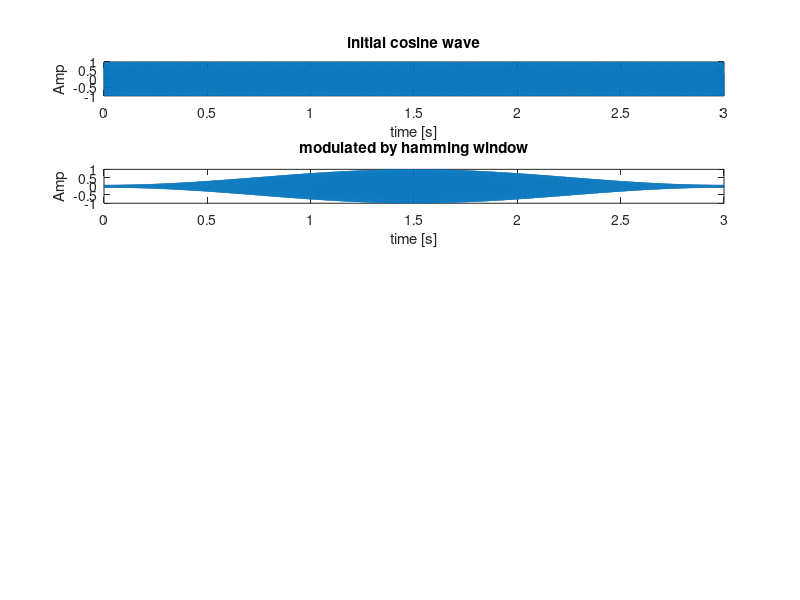

MATLAB code to generate this figure: (Note: this script raises an error after producing the figure.)
%% part 2: Playing with sound in MATLAB


%% (a)
fs = 44100;
t = 0:1/fs:3;


%% (b)
f = 261.6;
xt = cos(2*pi*f*t);


%% (c)
soundsc(xt,fs);

% I tried fs/4,fs/2,fs,fs*2,fs*4. I found that 
% the times of fs means 1/times of times lasting.
% e.g. fs/4 shows 4 times duration of fs.
% and it shows low frequency.


%% (d)
figure 
subplot(511)
plot(t,xt);
hold on
xlabel('time [s]')
ylabel('Amp')
title('initial cosine wave')

% It doesn't sound like a pinao. 
% Because signal amplitudes at all times are the same.


%% (e)
L = length(t);
env = hamming(L);
env = transpose(env);
result = xt .* env;
subplot(512)
plot(t,result)
xlabel('time [s]');
ylabel('Amp')
title('modulated by hamming window');

soundsc(result, fs);

% They sound different. 
% For the latter one, the volumn is not always the same while the former one is.

%% (f)

% I got the modulation method from google.
% reference: https://web.eecs.umich.edu/~fessler/course/100/misc/chowning-73-tso.pdf

aL = 0.5; 
a = find(t==aL);
at = t(1,1:a); 
attack1 = exp(4/aL*at)-1; 
attack1 = attack1 / max(attack1); % to keep amp at max 1

sL=2.3; 
b = find(t==aL+sL);
st=t(1,a+1:b);
sustain1 = ones(1,length(st));

rL = 0.2; 
rt = t(1,b+1:end);
release1 = exp(-4/rL*rt);
release1 = release1/max(release1);

env1 = [attack1, sustain1, release1];
result1 = xt .* env1;

subplot(513)
plot(t,result1)
xlabel('time [s]');
ylabel('Amp')
title('Woodwind');

soundsc(result1, fs);


%% (g)

attack2 = 2*at; 
attack2 = attack2 / max(attack2); 

sustain2 = ones(1,length(st));

release2 = -rt+3;
release2 = release2/max(release2);

env2 = [attack2, sustain2, release2];
result2 = xt .* env2;

subplot(514)
plot(t,result2)
xlabel('time [s]');
ylabel('Amp')
title('String');

soundsc(result2, fs);


%% (h)
%reference: https://blog.landr.com/adsr-envelopes-infographic/
t=0:1/fs:3;

L1 = 0.5; 
c = find(t==L1);
t1 = t(1,1:c); 
attack = sqrt(t1); 
attack = attack / max(attack); 

L2 = 0.5;
d = find(t==L1+L2);
t2 = t(1,c+1:d);
delay = exp(-1/L2*t2);
delay = delay / max(delay);

L3 = 1; 
e = find(t==L1+L2+L3);
t3 = t(1,d+1:e);
sustain = ones(1,length(t3))-(max(delay)-min(delay));

L4 = 1; 
t4 = t(1,e+1:end);
release = exp(-0.4/L4*t4);
release = release / max(release) -(max(delay)-min(delay));

env3 = [attack,delay,sustain,release];
result3 = xt .* env3;

subplot(515)
plot(t,result3)
xlabel('time [s]');
ylabel('Amp')
title('flute');

soundsc(result3, fs);


%% (h)
% xt = cos(2*pi*f*t);
% xt2 = cos(2*pi*2*f*t);
% xt4 = cos(2*pi*4*f*t);  % add harmonic freq
% 
% xt3 = xt+xt2+xt4;
% w = gausswin(L)';
% result4 = xt3.* w;
% 
% subplot(515)
% plot(t,result4)
% xlabel('time [s]');
% ylabel('Amp')
% title('add harmonic frequency and apply Gaussian window');
% 
% soundsc(result4,fs)




